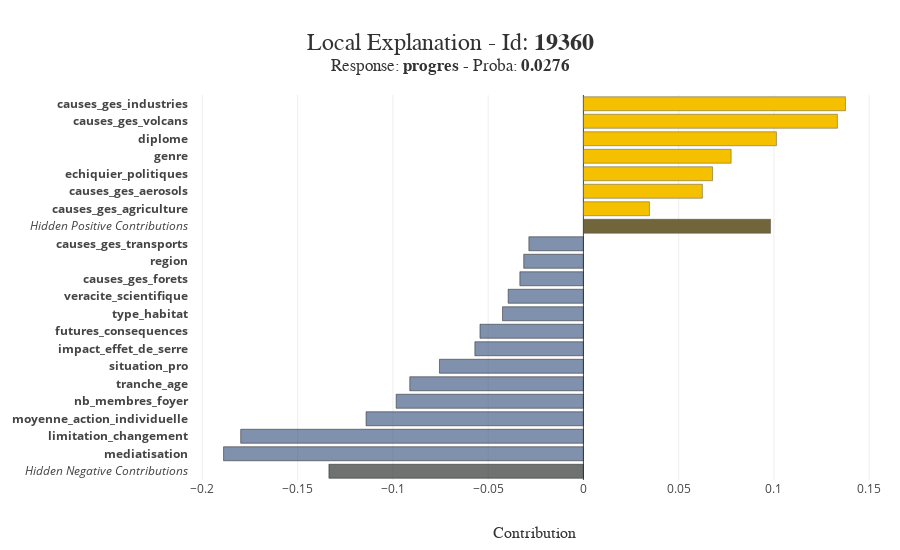

Write notebook code for a chart like this one.
### Code cell
#détail pour un individu
xpl.plot.local_plot(index=Xtest.iloc[0].name)

### Figure 1 — Plotly figure (JSON) as saved in the notebook; plotly's stock layout.template omitted (floating-point values rounded to 4 significant figures)
{"data": [{"customdata": ["<b>Hidden Negative Contributions</b>"], "hovertemplate": "%{customdata}<br />Contribution: %{x:.4f}<extra></extra>", "marker": {"color": "rgba(52, 55, 54, 0.7)", "line": {"color": "rgba(27, 28, 28, 1.0)", "width": 0.5}}, "orientation": "h", "showlegend": false, "type": "bar", "x": [-0.1336], "y": ["<i>Hidden Negative Contributions</i>"]}, {"customdata": ["<b>mediatisation :</b><br />On n'en parle pas assez"], "hovertemplate": "%{customdata}<br />Contribution: %{x:.4f}<extra></extra>", "marker": {"color": "rgba(74, 99, 138, 0.7)", "line": {"color": "rgba(27, 28, 28, 1.0)", "width": 0.5}}, "orientation": "h", "showlegend": false, "type": "bar", "x": [-0.1889], "y": ["<b>mediatisation</b>"]}, {"customdata": ["<b>limitation_changement :</b><br />Non, probablement pas"], "hovertemplate": "%{customdata}<br />Contribution: %{x:.4f}<extra></extra>", "marker": {"color": "rgba(74, 99, 138, 0.7)", "line": {"color": "rgba(27, 28, 28, 1.0)", "width": 0.5}}, "orientation": "h", "showlegend": false, "type": "bar", "x": [-0.1799], "y": ["<b>limitation_changement</b>"]}, {"customdata": ["<b>moyenne_action_individuelle :</b><br />3.3333333333333335"], "hovertemplate": "%{customdata}<br />Contribution: %{x:.4f}<extra></extra>", "marker": {"color": "rgba(74, 99, 138, 0.7)", "line": {"color": "rgba(27, 28, 28, 1.0)", "width": 0.5}}, "orientation": "h", "showlegend": false, "type": "bar", "x": [-0.1141], "y": ["<b>moyenne_action_individuelle</b>"]}, {"customdata": ["<b>nb_membres_foyer :</b><br />1 personne"], "hovertemplate": "%{customdata}<br />Contribution: %{x:.4f}<extra></extra>", "marker": {"color": "rgba(74, 99, 138, 0.7)", "line": {"color": "rgba(27, 28, 28, 1.0)", "width": 0.5}}, "orientation": "h", "showlegend": false, "type": "bar", "x": [-0.09829], "y": ["<b>nb_membres_foyer</b>"]}, {"customdata": ["<b>tranche_age :</b><br />65 ans et +"], "hovertemplate": "%{customdata}<br />Contribution: %{x:.4f}<extra></extra>", "marker": {"color": "rgba(74, 99, 138, 0.7)", "line": {"color": "rgba(27, 28, 28, 1.0)", "width": 0.5}}, "orientation": "h", "showlegend": false, "type": "bar", "x": [-0.09114], "y": ["<b>tranche_age</b>"]}, {"customdata": ["<b>situation_pro :</b><br />...êtes retraité"], "hovertemplate": "%{customdata}<br />Contribution: %{x:.4f}<extra></extra>", "marker": {"color": "rgba(74, 99, 138, 0.7)", "line": {"color": "rgba(27, 28, 28, 1.0)", "width": 0.5}}, "orientation": "h", "showlegend": false, "type": "bar", "x": [-0.07555], "y": ["<b>situation_pro</b>"]}, {"customdata": ["<b>impact_effet_de_serre :</b><br />certitude_scientifique"], "hovertemplate": "%{customdata}<br />Contribution: %{x:.4f}<extra></extra>", "marker": {"color": "rgba(74, 99, 138, 0.7)", "line": {"color": "rgba(27, 28, 28, 1.0)", "width": 0.5}}, "orientation": "h", "showlegend": false, "type": "bar", "x": [-0.05697], "y": ["<b>impact_effet_de_serre</b>"]}, {"customdata": ["<b>futures_consequences :</b><br />Les conditions de vie deviendront extrêmement<br />pénibles à cause des dérèglements climatiques"], "hovertemplate": "%{customdata}<br />Contribution: %{x:.4f}<extra></extra>", "marker": {"color": "rgba(74, 99, 138, 0.7)", "line": {"color": "rgba(27, 28, 28, 1.0)", "width": 0.5}}, "orientation": "h", "showlegend": false, "type": "bar", "x": [-0.05429], "y": ["<b>futures_consequences</b>"]}, {"customdata": ["<b>type_habitat :</b><br />Un appartement"], "hovertemplate": "%{customdata}<br />Contribution: %{x:.4f}<extra></extra>", "marker": {"color": "rgba(74, 99, 138, 0.7)", "line": {"color": "rgba(27, 28, 28, 1.0)", "width": 0.5}}, "orientation": "h", "showlegend": false, "type": "bar", "x": [-0.04245], "y": ["<b>type_habitat</b>"]}, {"customdata": ["<b>veracite_scientifique :</b><br />evalue_correctement"], "hovertemplate": "%{customdata}<br />Contribution: %{x:.4f}<extra></extra>", "marker": {"color": "rgba(74, 99, 138, 0.7)", "line": {"color": "rgba(27, 28, 28, 1.0)", "width": 0.5}}, "orientation": "h", "showlegend": false, "type": "bar", "x": [-0.03951], "y": ["<b>veracite_scientifique</b>"]}, {"customdata": ["<b>causes_ges_forets :</b><br />Beaucoup"], "hovertemplate": "%{customdata}<br />Contribution: %{x:.4f}<extra></extra>", "marker": {"color": "rgba(74, 99, 138, 0.7)", "line": {"color": "rgba(27, 28, 28, 1.0)", "width": 0.5}}, "orientation": "h", "showlegend": false, "type": "bar", "x": [-0.03337], "y": ["<b>causes_ges_forets</b>"]}, {"customdata": ["<b>region :</b><br />Aquitaine - Limousin - Poitou - Charente"], "hovertemplate": "%{customdata}<br />Contribution: %{x:.4f}<extra></extra>", "marker": {"color": "rgba(74, 99, 138, 0.7)", "line": {"color": "rgba(27, 28, 28, 1.0)", "width": 0.5}}, "orientation": "h", "showlegend": false, "type": "bar", "x": [-0.03133], "y": ["<b>region</b>"]}, {"customdata": ["<b>causes_ges_transports :</b><br />Beaucoup"], "hovertemplate": "%{customdata}<br />Contribution: %{x:.4f}<extra></extra>", "marker": {"color": "rgba(74, 99, 138, 0.7)", "line": {"color": "rgba(27, 28, 28, 1.0)", "width": 0.5}}, "orientation": "h", "showlegend": false, "type": "bar", "x": [-0.02863], "y": ["<b>causes_ges_transports</b>"]}, {"customdata": ["<b>Hidden Positive Contributions</b>"], "hovertemplate": "%{customdata}<br />Contribution: %{x:.4f}<extra></extra>", "marker": {"color": "rgba(113, 101, 59, 1.0)", "line": {"color": "rgba(52, 55, 54, 0.8)", "width": 0.5}}, "orientation": "h", "showlegend": false, "type": "bar", "x": [0.09822], "y": ["<i>Hidden Positive Contributions</i>"]}, {"customdata": ["<b>causes_ges_agriculture :</b><br />Beaucoup"], "hovertemplate": "%{customdata}<br />Contribution: %{x:.4f}<extra></extra>", "marker": {"color": "rgba(244, 192, 0, 1.0)", "line": {"color": "rgba(52, 55, 54, 0.8)", "width": 0.5}}, "orientation": "h", "showlegend": false, "type": "bar", "x": [0.03467], "y": ["<b>causes_ges_agriculture</b>"]}, {"customdata": ["<b>causes_ges_aerosols :</b><br />Beaucoup"], "hovertemplate": "%{customdata}<br />Contribution: %{x:.4f}<extra></extra>", "marker": {"color": "rgba(244, 192, 0, 1.0)", "line": {"color": "rgba(52, 55, 54, 0.8)", "width": 0.5}}, "orientation": "h", "showlegend": false, "type": "bar", "x": [0.06246], "y": ["<b>causes_ges_aerosols</b>"]}, {"customdata": ["<b>echiquier_politiques :</b><br />Au centre"], "hovertemplate": "%{customdata}<br />Contribution: %{x:.4f}<extra></extra>", "marker": {"color": "rgba(244, 192, 0, 1.0)", "line": {"color": "rgba(52, 55, 54, 0.8)", "width": 0.5}}, "orientation": "h", "showlegend": false, "type": "bar", "x": [0.06779], "y": ["<b>echiquier_politiques</b>"]}, {"customdata": ["<b>genre :</b><br />Un homme"], "hovertemplate": "%{customdata}<br />Contribution: %{x:.4f}<extra></extra>", "marker": {"color": "rgba(244, 192, 0, 1.0)", "line": {"color": "rgba(52, 55, 54, 0.8)", "width": 0.5}}, "orientation": "h", "showlegend": false, "type": "bar", "x": [0.07755], "y": ["<b>genre</b>"]}, {"customdata": ["<b>diplome :</b><br />2eme, 3eme cycle universitaire ou grandes écoles"], "hovertemplate": "%{customdata}<br />Contribution: %{x:.4f}<extra></extra>", "marker": {"color": "rgba(244, 192, 0, 1.0)", "line": {"color": "rgba(52, 55, 54, 0.8)", "width": 0.5}}, "orientation": "h", "showlegend": false, "type": "bar", "x": [0.1013], "y": ["<b>diplome</b>"]}, {"customdata": ["<b>causes_ges_volcans :</b><br />Beaucoup"], "hovertemplate": "%{customdata}<br />Contribution: %{x:.4f}<extra></extra>", "marker": {"color": "rgba(244, 192, 0, 1.0)", "line": {"color": "rgba(52, 55, 54, 0.8)", "width": 0.5}}, "orientation": "h", "showlegend": false, "type": "bar", "x": [0.1333], "y": ["<b>causes_ges_volcans</b>"]}, {"customdata": ["<b>causes_ges_industries :</b><br />Assez"], "hovertemplate": "%{customdata}<br />Contribution: %{x:.4f}<extra></extra>", "marker": {"color": "rgba(244, 192, 0, 1.0)", "line": {"color": "rgba(52, 55, 54, 0.8)", "width": 0.5}}, "orientation": "h", "showlegend": false, "type": "bar", "x": [0.1375], "y": ["<b>causes_ges_industries</b>"]}], "layout": {"barmode": "group", "height": 550, "hovermode": "closest", "margin": {"b": 70, "l": 150, "r": 20, "t": 95}, "title": {"font": {"color": "rgb(50, 50, 50)", "family": "Arial", "size": 24}, "text": "Local Explanation - Id: <b>19360</b><br><sup>Response: <b>progres</b> - Proba: <b>0.0276</b></sup>", "x": 0.5, "xanchor": "center", "y": 0.9091, "yanchor": "middle"}, "width": 900, "xaxis": {"title": {"font": {"color": "rgb(50, 50, 50)", "family": "Arial Black", "size": 16}, "text": "Contribution"}}, "yaxis": {"automargin": true, "dtick": 1, "title": {"font": {"color": "rgb(50, 50, 50)", "family": "Arial Black", "size": 16}}, "type": "category"}}}
